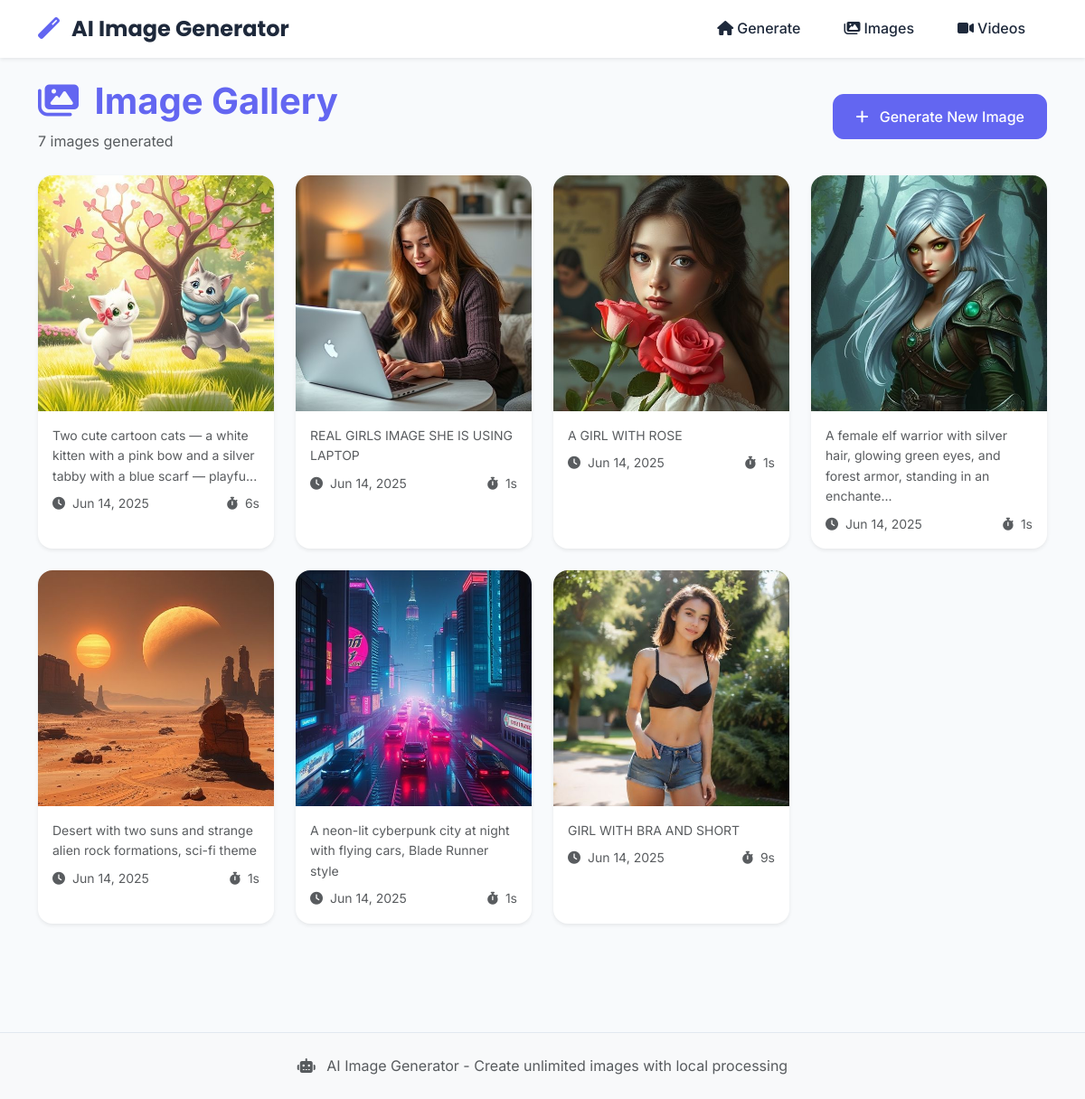
The page /gallery on the database its author committed.
### models.py (models this page shows, shortened)
class GeneratedImage(db.Model):
    __tablename__ = 'generated_images'
    id = db.Column(db.Integer, primary_key=True)
    prompt = db.Column(db.Text, nullable=False)
    image_filename = db.Column(db.String(255), nullable=False)
    created_at = db.Column(db.DateTime, default=datetime.utcnow)
    is_favorite = db.Column(db.Boolean, default=False)
    generation_time = db.Column(db.Integer, default=0)  # in seconds

### routes.py (the view)
@app.route('/gallery')
def gallery():
    page = request.args.get('page', 1, type=int)
    per_page = 12  # Images per page
    images = GeneratedImage.query.order_by(GeneratedImage.created_at.desc()).paginate(
        page=page, per_page=per_page, error_out=False
    )
    return render_template('gallery.html', images=images)

### templates/gallery.html (shortened to what this page needs)
{% extends "base.html" %}
{% block content %}
<div class="container">
    <div class="row mb-4">
        <div class="col-12">
            <div class="d-flex justify-content-between align-items-center">
                <div>
                    <h1 class="fw-bold text-primary mb-2">
                        <i class="fas fa-images me-2"></i>
                        Image Gallery
                    </h1>
                    <p class="text-muted mb-0">
                        {% if images.total %}
                            {{ images.total }} image{{ 's' if images.total != 1 else '' }} generated
                        {% else %}
                            No images generated yet
                        {% endif %}
                    </p>
                </div>
                <a href="{{ url_for('index') }}" class="btn btn-primary">
                    <i class="fas fa-plus me-2"></i>
                    Generate New Image
                </a>
            </div>
        </div>
    </div>
    {% if images.items %}
    <div class="row g-4 mb-5">
        {% for image in images.items %}
        <div class="col-sm-6 col-md-4 col-lg-3">
            <div class="card image-card h-100 border-0 shadow-sm">
                <div class="image-container">
                </div>
                <div class="card-body">
                    <p class="card-text text-muted small mb-2">
                        {{ image.prompt[:100] }}{% if image.prompt|length > 100 %}...{% endif %}
                    </p>
                    <div class="d-flex justify-content-between align-items-center">
                        <small class="text-muted">
                            <i class="fas fa-clock me-1"></i>
                            {{ image.created_at.strftime('%b %d, %Y') }}
                        </small>
                        <small class="text-muted">
                            <i class="fas fa-stopwatch me-1"></i>
                            {{ image.generation_time }}s
                        </small>
                    </div>
                </div>
            </div>
        </div>
        {% endfor %}
    </div>
    {% endif %}
</div>
{% endblock %}

### templates/base.html (shortened to what this page needs)
<!DOCTYPE html>
<html lang="en">
<head>
    <link href="https://cdn.jsdelivr.net/npm/bootstrap@5.3.0/dist/css/bootstrap.min.css" rel="stylesheet">
    <link rel="stylesheet" href="https://cdnjs.cloudflare.com/ajax/libs/font-awesome/6.4.0/css/all.min.css">
    <link rel="stylesheet" href="{{ url_for('static', filename='css/style.css') }}">
</head>
<body>
    <nav class="navbar navbar-expand-lg navbar-light bg-white shadow-sm">
        <div class="container">
            <a class="navbar-brand fw-bold" href="{{ url_for('index') }}">
                <i class="fas fa-magic me-2 text-primary"></i>
                AI Image Generator
            </a>
            <div class="collapse navbar-collapse" id="navbarNav">
                <ul class="navbar-nav ms-auto">
                    <li class="nav-item">
                        <a class="nav-link" href="{{ url_for('index') }}">
                            <i class="fas fa-home me-1"></i>Generate
                        </a>
                    </li>
                    <li class="nav-item">
                        <a class="nav-link" href="{{ url_for('gallery') }}">
                            <i class="fas fa-images me-1"></i>Images
                        </a>
                    </li>
                    <li class="nav-item">
                        <a class="nav-link" href="{{ url_for('video_gallery') }}">
                            <i class="fas fa-video me-1"></i>Videos
                        </a>
                    </li>
                </ul>
            </div>
        </div>
    </nav>
    <main class="py-4">
        {% block content %}{% endblock %}
    </main>
    <footer class="bg-light py-4 mt-5">
        <div class="container text-center">
            <p class="text-muted mb-0">
                <i class="fas fa-robot me-2"></i>
                AI Image Generator - Create unlimited images with local processing
            </p>
        </div>
    </footer>
</body>
</html>

### static/css/style.css (style rules this page uses)
:root { --primary-color: #6366F1; --secondary-color: #8B5CF6; --background-color: #F8FAFC; --text-color: #1E293B; --accent-color: #06B6D4; --success-color: #10B981; --warning-color: #F59E0B; --danger-color: #EF4444; --light-gray: #F1F5F9; --border-color: #E2E8F0; }
body { font-family: 'Inter', -apple-system, BlinkMacSystemFont, 'Segoe UI', sans-serif; background-color: var(--background-color); color: var(--text-color); line-height: 1.6; }
.text-primary { color: var(--primary-color) !important; }
.btn-primary { background-color: var(--primary-color); border-color: var(--primary-color); font-weight: 500; padding: 0.75rem 1.5rem; border-radius: 0.75rem; transition: all 0.3s ease; }
.navbar-brand { font-family: 'Poppins', sans-serif; font-size: 1.5rem; color: var(--text-color) !important; }
.navbar-nav .nav-link { font-weight: 500; color: var(--text-color) !important; margin: 0 0.5rem; border-radius: 0.5rem; padding: 0.5rem 1rem !important; transition: all 0.3s ease; }
.card { border-radius: 1rem; transition: all 0.3s ease; }
.image-card { transition: all 0.3s ease; border-radius: 1rem; overflow: hidden; }
.image-container { position: relative; overflow: hidden; aspect-ratio: 1; }
footer { margin-top: auto; border-top: 1px solid var(--border-color); }
.card { animation: fadeInUp 0.6s ease-out; }

### rows shown on the page
GeneratedImage: prompt "Two cute cartoon cats — a white kitten with a pink bow and a silver tabby with a blue scarf — playfu", created_at "Jun 14, 2025", generation_time "6"
GeneratedImage: prompt "REAL GIRLS IMAGE SHE IS USING LAPTOP", created_at "Jun 14, 2025", generation_time "1"
GeneratedImage: prompt "A GIRL WITH ROSE", created_at "Jun 14, 2025", generation_time "1"
GeneratedImage: prompt "A female elf warrior with silver hair, glowing green eyes, and forest armor, standing in an enchante", created_at "Jun 14, 2025", generation_time "1"
GeneratedImage: prompt "Desert with two suns and strange alien rock formations, sci-fi theme", created_at "Jun 14, 2025", generation_time "1"
GeneratedImage: prompt "A neon-lit cyberpunk city at night with flying cars, Blade Runner style", created_at "Jun 14, 2025", generation_time "1"
GeneratedImage: prompt "GIRL WITH BRA AND SHORT", created_at "Jun 14, 2025", generation_time "9"

### other values the page prints
{{ images.total }} "7"
{{ 's' if images.total != 1 else '' }} "s"
